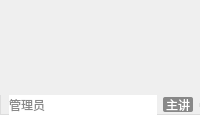
          <widget class="QWidget" name="widget_dis1" native="true">
           <layout class="QVBoxLayout" name="verticalLayout_3">
            <property name="spacing">
             <number>0</number>
            </property>
            <property name="leftMargin">
             <number>0</number>
            </property>
            <property name="topMargin">
             <number>0</number>
            </property>
            <property name="rightMargin">
             <number>0</number>
            </property>
            <property name="bottomMargin">
             <number>0</number>
            </property>
            <item>
             <widget class="QWidgetVideoRender" name="dis_1" native="true">
              <property name="minimumSize">
               <size>
                <width>153</width>
                <height>95</height>
               </size>
              </property>
              <property name="maximumSize">
               <size>
                <width>156</width>
                <height>95</height>
               </size>
              </property>
              <property name="focusPolicy">
               <enum>Qt::StrongFocus</enum>
              </property>
              <widget class="QLabel" name="label_dis1_bg">
               <property name="geometry">
                <rect>
                 <x>0</x>
                 <y>0</y>
                 <width>156</width>
                 <height>95</height>
                </rect>
               </property>
               <property name="styleSheet">
                <string notr="true">background-image: url(:/Course/course/cameraOffBG.png);
background-repeat: no-repeat;
background-position: center;</string>
               </property>
               <property name="text">
                <string/>
               </property>
              </widget>
              <widget class="QLabel" name="label_mute1">
               <property name="geometry">
                <rect>
                 <x>120</x>
                 <y>0</y>
                 <width>30</width>
                 <height>30</height>
                </rect>
               </property>
               <property name="minimumSize">
                <size>
                 <width>30</width>
                 <height>30</height>
                </size>
               </property>
               <property name="maximumSize">
                <size>
                 <width>30</width>
                 <height>30</height>
                </size>
               </property>
               <property name="styleSheet">
                <string notr="true">background-image: url(:/Course/course/mute.png);
background-repeat: no-repeat;
background-position: center;</string>
               </property>
               <property name="text">
                <string/>
               </property>
              </widget>
              <zorder>label_dis1_bg</zorder>
              <zorder>label_mute1</zorder>
              <zorder>label_3</zorder>
             </widget>
            </item>
            <item>
             <widget class="QWidget" name="widget_id1" native="true">
              <property name="styleSheet">
               <string notr="true">#widget_id1{
	border-left: 1px solid #dddddd;
	border-bottom: 1px solid #dddddd;
}</string>
              </property>
              <layout class="QHBoxLayout" name="horizontalLayout_10">
               <property name="topMargin">
                <number>0</number>
               </property>
               <property name="rightMargin">
                <number>0</number>
               </property>
               <property name="bottomMargin">
                <number>0</number>
               </property>
               <item>
                <widget class="QLabel" name="label_user1">
                 <property name="minimumSize">
                  <size>
                   <width>90</width>
                   <height>20</height>
                  </size>
                 </property>
                 <property name="maximumSize">
                  <size>
                   <width>16777215</width>
                   <height>20</height>
                  </size>
                 </property>
                 <property name="styleSheet">
                  <string notr="true">color: rgb(136,136,136);
border-width: 0px;
background-color: rgb(255,255,255);
border-color: rgb(221,221,221);
font: 9pt &quot;微软雅黑&quot;;</string>
                 </property>
                 <property name="text">
                  <string>管理员</string>
                 </property>
                </widget>
               </item>
               <item>
                <widget class="QLabel" name="label_tag1">
                 <property name="minimumSize">
                  <size>
                   <width>30</width>
                   <height>15</height>
                  </size>
                 </property>
                 <property name="maximumSize">
                  <size>
                   <width>30</width>
                   <height>15</height>
                  </size>
                 </property>
                 <property name="styleSheet">
                  <string notr="true">	background-color: rgb(136,136,136);
	color: rgb(255, 255, 255);
	font: 9pt &quot;微软雅黑&quot;;
	border-radius: 2px;
	border-width: 0px;</string>
                 </property>
                 <property name="text">
                  <string>主讲</string>
                 </property>
                 <property name="alignment">
                  <set>Qt::AlignCenter</set>
                 </property>
                </widget>
               </item>
               <item>
                <widget class="QWidget" name="widget_split1" native="true">
                 <property name="minimumSize">
                  <size>
                   <width>1</width>
                   <height>0</height>
                  </size>
                 </property>
                 <property name="maximumSize">
                  <size>
                   <width>1</width>
                   <height>16777215</height>
                  </size>
                 </property>
                 <property name="styleSheet">
                  <string notr="true">background: #dddddd;
margin-top: 8px;
margin-bottom: 8px;</string>
                 </property>
                </widget>
               </item>
              </layout>
             </widget>
            </item>
           </layout>
          </widget>
